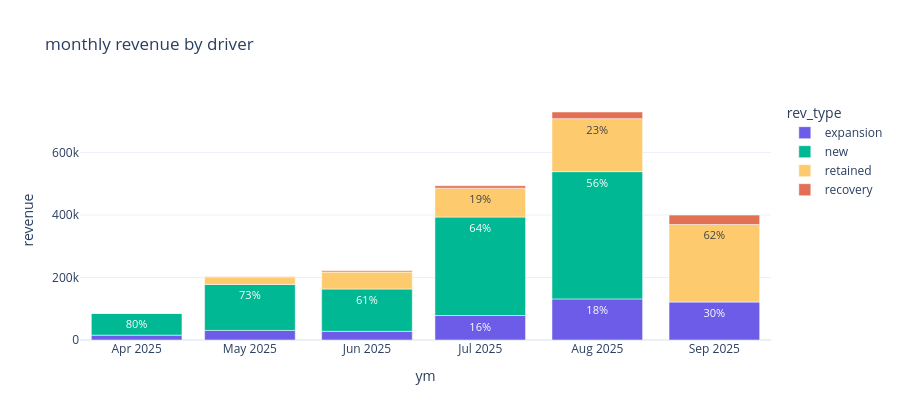
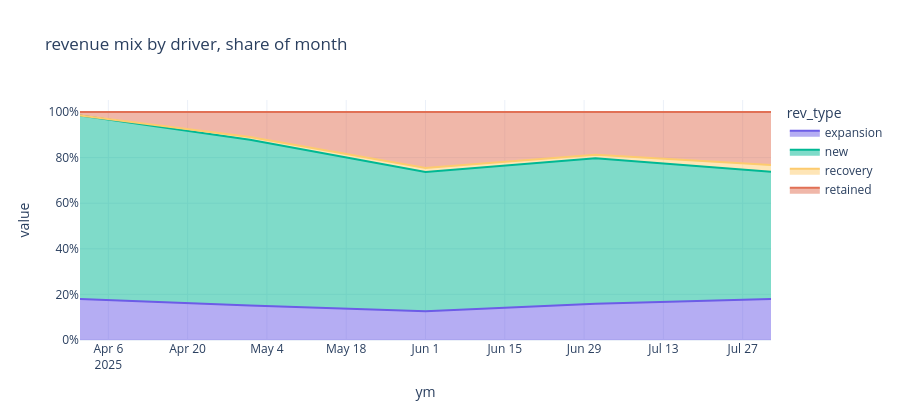

Write notebook code for charts like these, in order.
### Code cell
ch['ym'] = ch['revenue_time'].dt.tz_localize(None).dt.to_period('M').astype(str)
by_m = ch.groupby(['ym', 'rev_type'])['sales_amount'].sum().rename('revenue').reset_index()
by_m['share'] = by_m.groupby('ym')['revenue'].transform(lambda s: s / s.sum())

fig = px.bar(by_m, x='ym', y='revenue', color='rev_type', text='share',
             title='monthly revenue by driver')
fig.update_traces(texttemplate='%{text:.0%}', textposition='inside')
fig.update_layout(uniformtext_minsize=9, uniformtext_mode='hide')
fig.show()

pivot = by_m.pivot(index='ym', columns='rev_type', values='revenue').fillna(0)

# a month with a handful of charges produces a meaningless 100%-of-something share.
# require at least 2% of the busiest month's revenue before plotting a mix.
vol = pivot.sum(axis=1)
keep = vol >= 0.02 * vol.max()
print(f'months dropped as too thin: {list(vol.index[~keep])}')
pivot = pivot[keep]

# last month is incomplete — kept in the data for retention windows, not for mix
print(f'dropping last month from mix: {pivot.index[-1]}')
pivot = pivot.iloc[:-1]
pct = pivot.div(pivot.sum(axis=1), axis=0)
print(pct.round(3))

fig = px.area(pct, title='revenue mix by driver, share of month')
fig.update_yaxes(tickformat='.0%')
fig.show()

### Figure 1 — Plotly figure (JSON) as saved in the notebook; plotly's stock layout.template omitted (floating-point values rounded to 4 significant figures)
{"data": [{"hovertemplate": "rev_type=expansion<br>ym=%{x}<br>revenue=%{y}<br>share=%{text}<extra></extra>", "legendgroup": "expansion", "marker": {"color": "#6C5CE7", "pattern": {"shape": ""}}, "name": "expansion", "orientation": "v", "showlegend": true, "text": [0.1798, 0.1515, 0.1256, 0.1587, 0.1802, 0.304], "textposition": "inside", "texttemplate": "%{text:.0%}", "type": "bar", "x": ["2025-04", "2025-05", "2025-06", "2025-07", "2025-08", "2025-09"], "xaxis": "x", "y": [15510.0, 30700.0, 27800.0, 78330.0, 131500.0, 121500.0], "yaxis": "y"}, {"hovertemplate": "rev_type=new<br>ym=%{x}<br>revenue=%{y}<br>share=%{text}<extra></extra>", "legendgroup": "new", "marker": {"color": "#00B894", "pattern": {"shape": ""}}, "name": "new", "orientation": "v", "showlegend": true, "text": [0.8049, 0.7263, 0.6115, 0.6383, 0.5583], "textposition": "inside", "texttemplate": "%{text:.0%}", "type": "bar", "x": ["2025-04", "2025-05", "2025-06", "2025-07", "2025-08"], "xaxis": "x", "y": [69450.0, 147200.0, 135300.0, 315100.0, 407400.0], "yaxis": "y"}, {"hovertemplate": "rev_type=retained<br>ym=%{x}<br>revenue=%{y}<br>share=%{text}<extra></extra>", "legendgroup": "retained", "marker": {"color": "#FDCB6E", "pattern": {"shape": ""}}, "name": "retained", "orientation": "v", "showlegend": true, "text": [0.01535, 0.1094, 0.2451, 0.1874, 0.2324, 0.621], "textposition": "inside", "texttemplate": "%{text:.0%}", "type": "bar", "x": ["2025-04", "2025-05", "2025-06", "2025-07", "2025-08", "2025-09"], "xaxis": "x", "y": [1325.0, 22180.0, 54250.0, 92510.0, 169600.0, 248200.0], "yaxis": "y"}, {"hovertemplate": "rev_type=recovery<br>ym=%{x}<br>revenue=%{y}<br>share=%{text}<extra></extra>", "legendgroup": "recovery", "marker": {"color": "#E17055", "pattern": {"shape": ""}}, "name": "recovery", "orientation": "v", "showlegend": true, "text": [0.01279, 0.01771, 0.01568, 0.02912, 0.07501], "textposition": "inside", "texttemplate": "%{text:.0%}", "type": "bar", "x": ["2025-05", "2025-06", "2025-07", "2025-08", "2025-09"], "xaxis": "x", "y": [2593.0, 3920.0, 7739.0, 21250.0, 29980.0], "yaxis": "y"}], "layout": {"barmode": "relative", "height": 420, "legend": {"title": {"text": "rev_type"}, "tracegroupgap": 0}, "title": {"text": "monthly revenue by driver"}, "uniformtext": {"minsize": 9, "mode": "hide"}, "xaxis": {"anchor": "y", "domain": [0.0, 1.0], "title": {"text": "ym"}}, "yaxis": {"anchor": "x", "domain": [0.0, 1.0], "title": {"text": "revenue"}}}}

### Figure 2 — Plotly figure (JSON) as saved in the notebook; plotly's stock layout.template omitted (floating-point values rounded to 4 significant figures)
{"data": [{"fillpattern": {"shape": ""}, "hovertemplate": "rev_type=expansion<br>ym=%{x}<br>value=%{y}<extra></extra>", "legendgroup": "expansion", "line": {"color": "#6C5CE7"}, "marker": {"symbol": "circle"}, "mode": "lines", "name": "expansion", "orientation": "v", "showlegend": true, "stackgroup": "1", "type": "scatter", "x": ["2025-04", "2025-05", "2025-06", "2025-07", "2025-08"], "xaxis": "x", "y": [0.1798, 0.1515, 0.1256, 0.1587, 0.1802], "yaxis": "y"}, {"fillpattern": {"shape": ""}, "hovertemplate": "rev_type=new<br>ym=%{x}<br>value=%{y}<extra></extra>", "legendgroup": "new", "line": {"color": "#00B894"}, "marker": {"symbol": "circle"}, "mode": "lines", "name": "new", "orientation": "v", "showlegend": true, "stackgroup": "1", "type": "scatter", "x": ["2025-04", "2025-05", "2025-06", "2025-07", "2025-08"], "xaxis": "x", "y": [0.8049, 0.7263, 0.6115, 0.6383, 0.5583], "yaxis": "y"}, {"fillpattern": {"shape": ""}, "hovertemplate": "rev_type=recovery<br>ym=%{x}<br>value=%{y}<extra></extra>", "legendgroup": "recovery", "line": {"color": "#FDCB6E"}, "marker": {"symbol": "circle"}, "mode": "lines", "name": "recovery", "orientation": "v", "showlegend": true, "stackgroup": "1", "type": "scatter", "x": ["2025-04", "2025-05", "2025-06", "2025-07", "2025-08"], "xaxis": "x", "y": [0.0, 0.01279, 0.01771, 0.01568, 0.02912], "yaxis": "y"}, {"fillpattern": {"shape": ""}, "hovertemplate": "rev_type=retained<br>ym=%{x}<br>value=%{y}<extra></extra>", "legendgroup": "retained", "line": {"color": "#E17055"}, "marker": {"symbol": "circle"}, "mode": "lines", "name": "retained", "orientation": "v", "showlegend": true, "stackgroup": "1", "type": "scatter", "x": ["2025-04", "2025-05", "2025-06", "2025-07", "2025-08"], "xaxis": "x", "y": [0.01535, 0.1094, 0.2451, 0.1874, 0.2324], "yaxis": "y"}], "layout": {"height": 420, "legend": {"title": {"text": "rev_type"}, "tracegroupgap": 0}, "title": {"text": "revenue mix by driver, share of month"}, "xaxis": {"anchor": "y", "domain": [0.0, 1.0], "title": {"text": "ym"}}, "yaxis": {"anchor": "x", "domain": [0.0, 1.0], "tickformat": ".0%", "title": {"text": "value"}}}}
